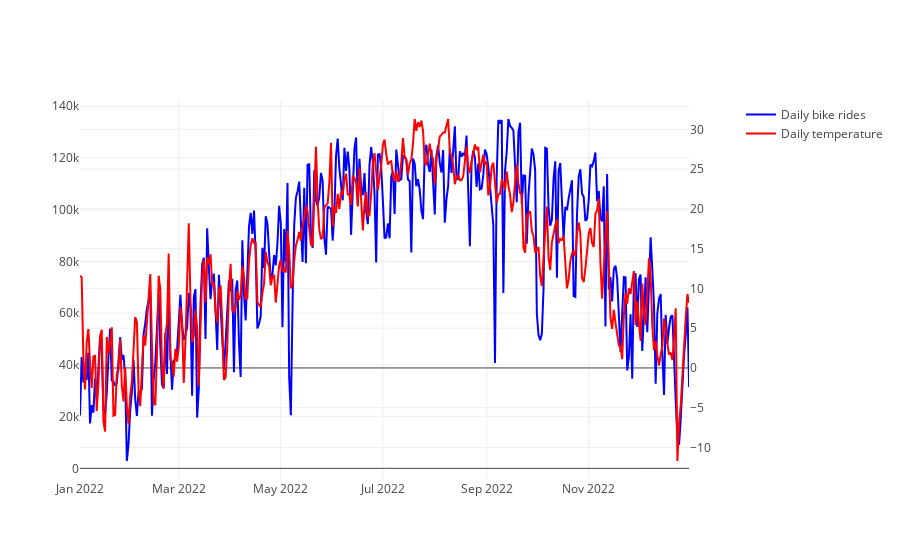

The cell this chart's notebook holds for it:
### Code cell
# Line chart
fig = make_subplots(specs = [[{"secondary_y": True}]])

fig.add_trace(go.Scatter(x = df_daily['date'], y = df_daily['bike_rides_daily'], name = 'Daily bike rides', 
 marker={'color': df_daily['bike_rides_daily'],'color': 'blue'}),secondary_y = False)

fig.add_trace(go.Scatter(x=df_daily['date'], y = df_daily['avgTemp'], name = 'Daily temperature', 
 marker={'color': df_daily['avgTemp'],'color': 'red'}),secondary_y=True)

### Figure 1 — Plotly figure (JSON) as saved in the notebook; plotly's stock layout.template omitted (floating-point values rounded to 4 significant figures; data arrays with more than 128 entries replaced by an {"elided": "..."} marker saying what was removed)
{"data": [{"marker": {"color": "blue"}, "name": "Daily bike rides", "type": "scatter", "x": {"elided": "365 str values"}, "xaxis": "x", "y": {"elided": "365 int values"}, "yaxis": "y"}, {"marker": {"color": "red"}, "name": "Daily temperature", "type": "scatter", "x": {"elided": "365 str values"}, "xaxis": "x", "y": {"elided": "365 float values"}, "yaxis": "y2"}], "layout": {"xaxis": {"anchor": "y", "domain": [0, 0.94]}, "yaxis": {"anchor": "x", "domain": [0, 1]}, "yaxis2": {"anchor": "x", "overlaying": "y", "side": "right"}}}
